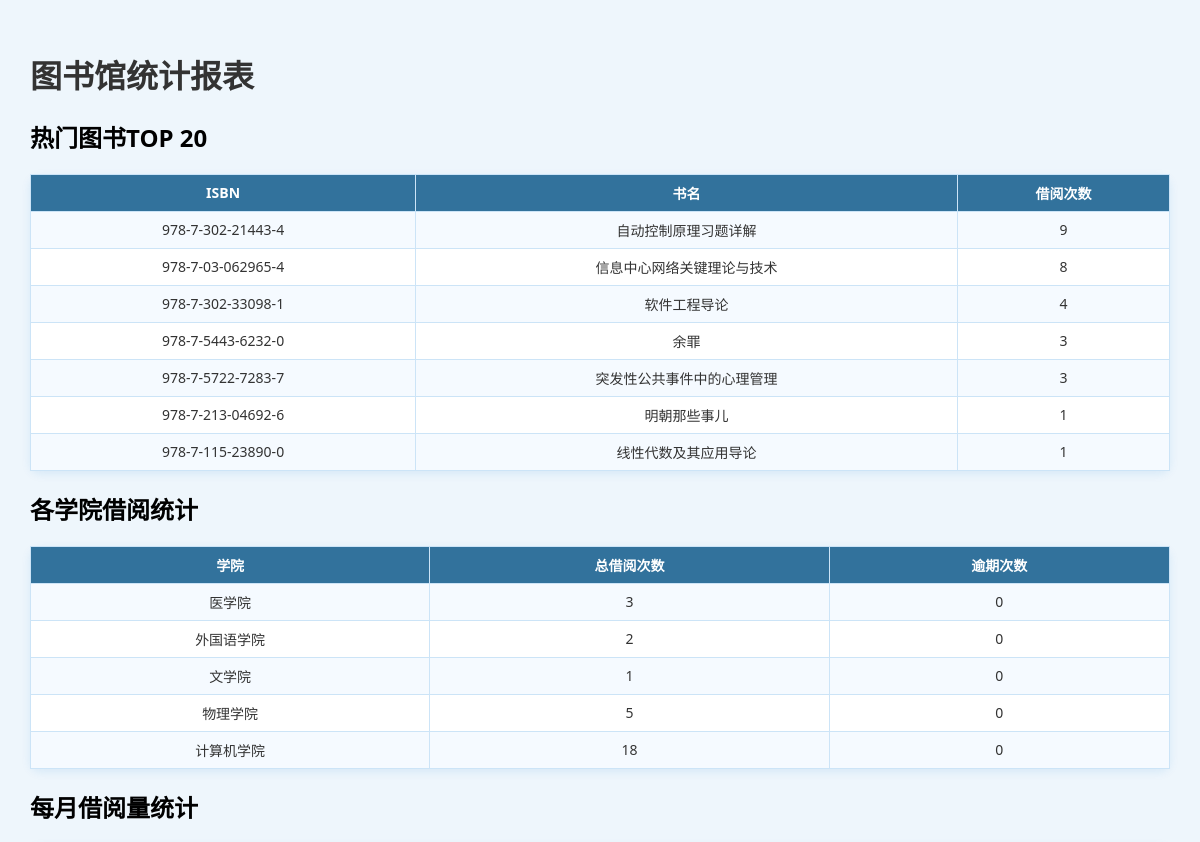
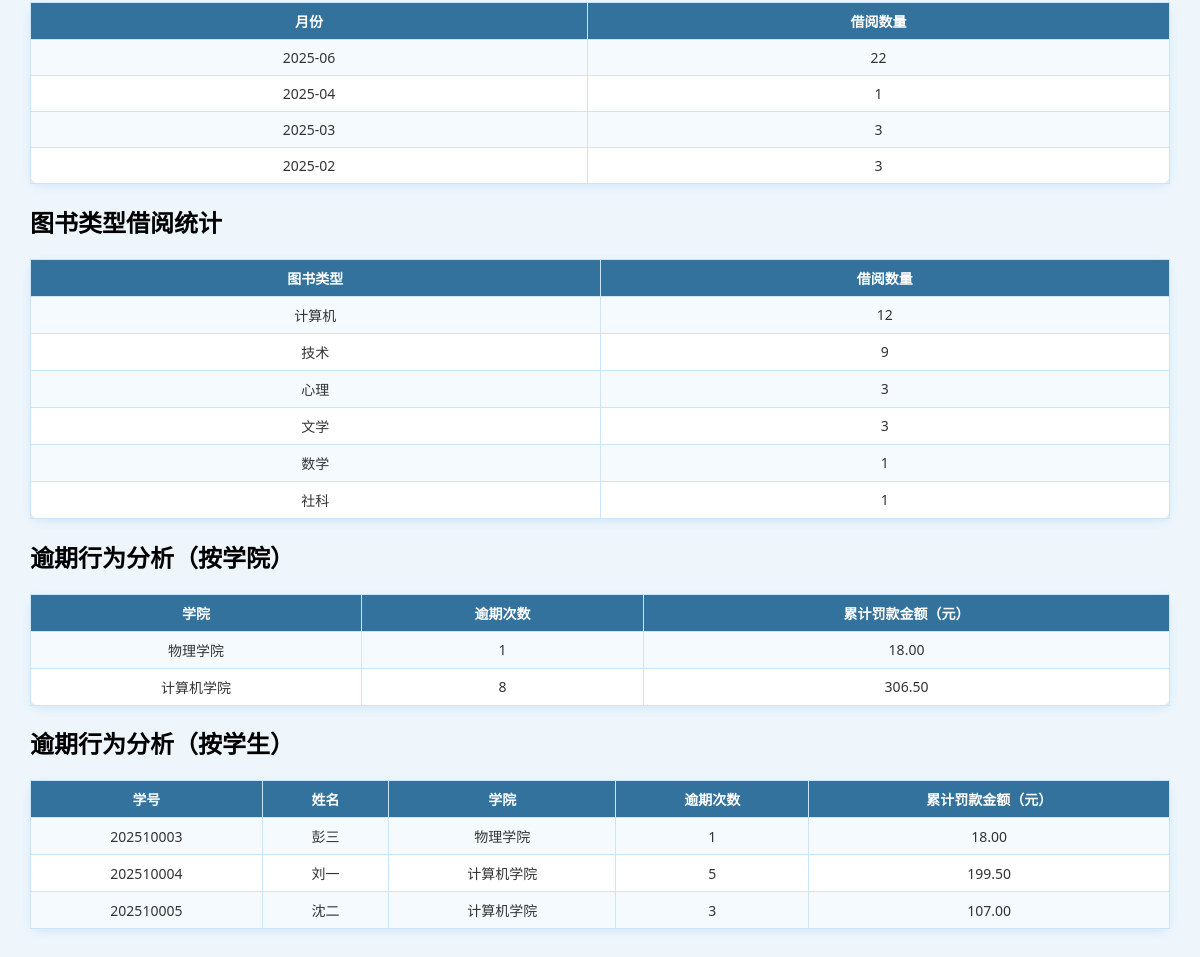
The app's page /php/admin/statistics.php (signed in) with its own data (2 pictures, top to bottom).
### tables this page shows
CREATE TABLE `book`  (
  `ISBN` varchar(20) NOT NULL,
  `title` varchar(100) NOT NULL,
  `author` varchar(50) NULL DEFAULT NULL,
  `publisher` varchar(50) NULL DEFAULT NULL,
  `publish_date` year NULL DEFAULT NULL,
  `price` decimal(10, 2) NULL DEFAULT NULL,
  `category` varchar(20) NULL DEFAULT NULL,
  `location` varchar(50) NULL DEFAULT NULL,
  `total_copies` int NULL DEFAULT 0,
  `available_copies` int NULL DEFAULT 0,
  `status` enum('在架','借出','遗失','下架') NULL DEFAULT '在架',
  `description` text NULL,
  `cover_image` varchar(255) NULL DEFAULT NULL,
  PRIMARY KEY (`ISBN`) USING BTREE
);

CREATE TABLE `student`  (
  `student_id` varchar(20) NOT NULL,
  `name` varchar(20) NOT NULL,
  `gender` enum('男','女') NULL DEFAULT NULL,
  `department` varchar(50) NULL DEFAULT NULL,
  `major` varchar(50) NULL DEFAULT NULL,
  `grade` varchar(10) NULL DEFAULT NULL,
  `class` varchar(20) NULL DEFAULT NULL,
  `contact` varchar(20) NULL DEFAULT NULL,
  `email` varchar(50) NULL DEFAULT NULL,
  `status` enum('正常','冻结','挂失') NULL DEFAULT '正常',
  `max_borrow` int NULL DEFAULT 5,
  `current_borrow` int NULL DEFAULT 0,
  `password` varchar(64) NOT NULL,
  PRIMARY KEY (`student_id`) USING BTREE
);

### php/admin/statistics.php (the view, shortened to what this page needs)
<?php
require_once '../db_connect.php';
?>
<!DOCTYPE html>
<html lang="zh-CN">
<head>
    <link rel="stylesheet" href="../../css/manage_books.css">
</head>
<body>
<h1>图书馆统计报表</h1>
<h2>热门图书TOP 20</h2>
<table border="1" cellpadding="6" cellspacing="0">
    <tr><th>ISBN</th><th>书名</th><th>借阅次数</th></tr>
    <?php
    $res = $conn->query("SELECT * FROM popularbooks");
    while ($row = $res->fetch_assoc()) {
        echo "<tr><td>{$row['ISBN']}</td><td>{$row['title']}</td><td>{$row['borrow_count']}</td></tr>";
    }
    ?>
</table>
<h2>各学院借阅统计</h2>
<table border="1" cellpadding="6" cellspacing="0">
    <tr><th>学院</th><th>总借阅次数</th><th>逾期次数</th></tr>
    <?php
    $res = $conn->query("SELECT * FROM departmentborrowstats");
    while ($row = $res->fetch_assoc()) {
        echo "<tr><td>{$row['department']}</td><td>{$row['total_borrow']}</td><td>{$row['overdue_count']}</td></tr>";
    }
    ?>
</table>
<h2>每月借阅量统计</h2>
<table border="1" cellpadding="6" cellspacing="0">
    <tr><th>月份</th><th>借阅数量</th></tr>
    <?php
    $res = $conn->query("SELECT * FROM borrow_by_month");
    while ($row = $res->fetch_assoc()) {
        echo "<tr><td>{$row['month']}</td><td>{$row['borrow_count']}</td></tr>";
    }
    ?>
</table>
<h2>图书类型借阅统计</h2>
<table border="1" cellpadding="6" cellspacing="0">
    <tr><th>图书类型</th><th>借阅数量</th></tr>
    <?php
    $res = $conn->query("SELECT * FROM borrow_by_category");
    while ($row = $res->fetch_assoc()) {
        echo "<tr><td>{$row['category']}</td><td>{$row['borrow_count']}</td></tr>";
    }
    ?>
</table>
<h2>逾期行为分析（按学院）</h2>
<table border="1" cellpadding="6" cellspacing="0">
    <tr><th>学院</th><th>逾期次数</th><th>累计罚款金额（元）</th></tr>
    <?php
    $res = $conn->query("SELECT * FROM overdue_analysis");
    while ($row = $res->fetch_assoc()) {
        echo "<tr><td>{$row['department']}</td><td>{$row['overdue_count']}</td><td>{$row['total_overdue_amount']}</td></tr>";
    }
    ?>
</table>
<h2>逾期行为分析（按学生）</h2>
<table border="1" cellpadding="6" cellspacing="0">
    <tr><th>学号</th><th>姓名</th><th>学院</th><th>逾期次数</th><th>累计罚款金额（元）</th></tr>
    <?php
    $res = $conn->query("SELECT * FROM overdue_by_student");
    while ($row = $res->fetch_assoc()) {
        echo "<tr>
                <td>{$row['student_id']}</td>
                <td>{$row['name']}</td>
                <td>{$row['department']}</td>
                <td>{$row['overdue_count']}</td>
                <td>{$row['total_overdue_amount']}</td>
              </tr>";
    }
    ?>
</table>
</body>
</html>

### css/manage_books.css (style rules this page uses)
body { font-family: "Segoe UI", "Microsoft YaHei", sans-serif; background-color: #eef6fc; margin: 0; padding: 30px; color: #333; }
h2 { color: #000000; margin-bottom: 20px; }
form, table { margin-top: 15px; background-color: #ffffff; padding: 20px; border-radius: 10px; box-shadow: 0 3px 10px rgba(0, 122, 204, 0.1); }
table { border-collapse: collapse; width: 100%; font-size: 14px; }
table th, table td { border: 1px solid #cce4f7; padding: 8px 12px; text-align: center; }
table th { background-color: #32729c; color: white; }
table tr:nth-child(even) { background-color: #f5faff; }

### records on screen
book: ISBN "978-7-302-21443-4", title "自动控制原理习题详解", borrow_count "9"
book: ISBN "978-7-03-062965-4", title "信息中心网络关键理论与技术", borrow_count "8"
book: ISBN "978-7-302-33098-1", title "软件工程导论", borrow_count "4"
book: ISBN "978-7-5443-6232-0", title "余罪", borrow_count "3"
book: ISBN "978-7-5722-7283-7", title "突发性公共事件中的心理管理", borrow_count "3"
book: ISBN "978-7-213-04692-6", title "明朝那些事儿", borrow_count "1"
book: ISBN "978-7-115-23890-0", title "线性代数及其应用导论", borrow_count "1"
student: student_id "202510003", name "彭三", department "物理学院", overdue_count "1", total_overdue_amount "18.00"
student: student_id "202510004", name "刘一", department "计算机学院", overdue_count "5", total_overdue_amount "199.50"
student: student_id "202510005", name "沈二", department "计算机学院", overdue_count "3", total_overdue_amount "107.00"

### other values on screen
$row['department'] "医学院"
$row['total_borrow'] "3"
$row['overdue_count'] "0"
$row['department'] "外国语学院"
$row['total_borrow'] "2"
$row['department'] "文学院"
$row['total_borrow'] "1"
$row['department'] "物理学院"
$row['total_borrow'] "5"
$row['department'] "计算机学院"
$row['total_borrow'] "18"
$row['month'] "2025-06"
$row['borrow_count'] "22"
$row['month'] "2025-04"
$row['borrow_count'] "1"
